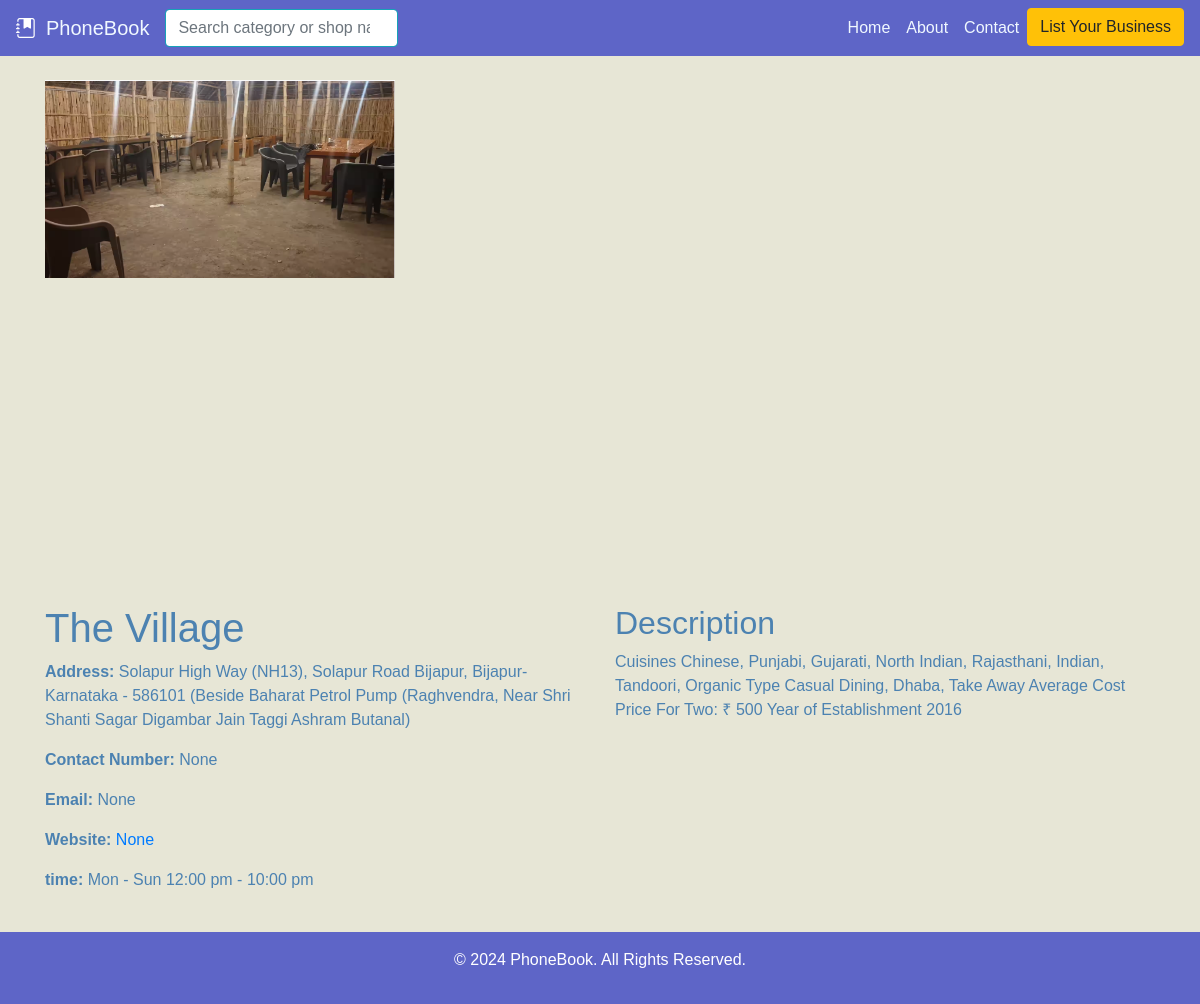
The page /shop/29/ on the database its author committed.
### shops/models.py (models this page shows, shortened)
class ShopImage(models.Model):
    shop = models.ForeignKey(Shop, on_delete=models.CASCADE, related_name='images')
    image = models.ImageField(upload_to='shop_images/')

class Shop(models.Model):
    category = models.ForeignKey(Category, on_delete=models.CASCADE)
    subcategory = models.ForeignKey(Subcategory, on_delete=models.SET_NULL, null=True, blank=True)
    name = models.CharField(max_length=255)
    address = models.TextField()
    phone_number = models.CharField(max_length=15, blank=True, null=True)
    email = models.EmailField(blank=True, null=True)
    website = models.URLField(blank=True, null=True)
    description = models.TextField(blank=True, null=True)
    opening_hours = models.CharField(max_length=255, blank=True, null=True)

### shops/views.py (the view)
# urls.py: path('shop/<int:pk>/', views.shop_detail, name='shop_detail'),
def shop_detail(request, pk):
    shop = get_object_or_404(Shop, pk=pk)
    return render(request, 'shops/shop_detail.html', {'shop': shop})

### templates/shops/shop_detail.html (shortened to what this page needs)
{% extends 'shops/base.html' %}
{% load static %}
{% block content %}
<main>
    <div class="container my-4">
        <div class="row mb-4 ">
            {% for image in shop.images.all %}
                {% if forloop.counter <= 2 %}
                <div class="col-md-4 shop-image">
                    <img src="{{ image.image.url }}" class="img-fluid mb-3 d-block w-100"  alt="{{ shop.name }}">
                </div>
                {% endif %}
            {% endfor %}
        </div>
        <div class="row">
            <div class="col-md-6">
                <h1>{{ shop.name }}</h1>
                <p><strong>Address:</strong> {{ shop.address }}</p>
                <p><strong>Contact Number:</strong> {{ shop.phone_number }}</p>
                <p><strong>Email:</strong> {{ shop.email }}</p>
                <p><strong>Website:</strong> <a href="{{ shop.website }}" target="_blank">{{ shop.website }}</a></p>
                <p><strong>time:</strong> {{ shop.opening_hours }}</p>
            </div>
            <div class="col-md-6">
                <h2>Description</h2>
                <p>{{ shop.description }}</p>
            </div>
        </div>
    </div>
</main>
{% endblock %}

### static/styles.css (style rules this page uses)
body { font-family: Arial, sans-serif; }
.shop-image { width: 100%; height: 500px; object-fit: cover; }

### rows shown on the page
ShopImage: image (picture)
Shop: name "The Village", address "Solapur High Way (NH13), Solapur Road Bijapur, Bijapur-Karnataka - 586101 (Beside Baharat Petrol Pump (Raghvendra, Near Shri Shanti Sagar Digambar Jain Taggi Ashram Butanal)", phone_number "None", email "None", website "None", opening_hours "Mon - Sun 12:00 pm - 10:00 pm", description "Cuisines Chinese, Punjabi, Gujarati, North Indian, Rajasthani, Indian, Tandoori, Organic Type Casual Dining, Dhaba, Take Away Average Cost Price For Two: ₹ 500 Year of Establishment 2016"
